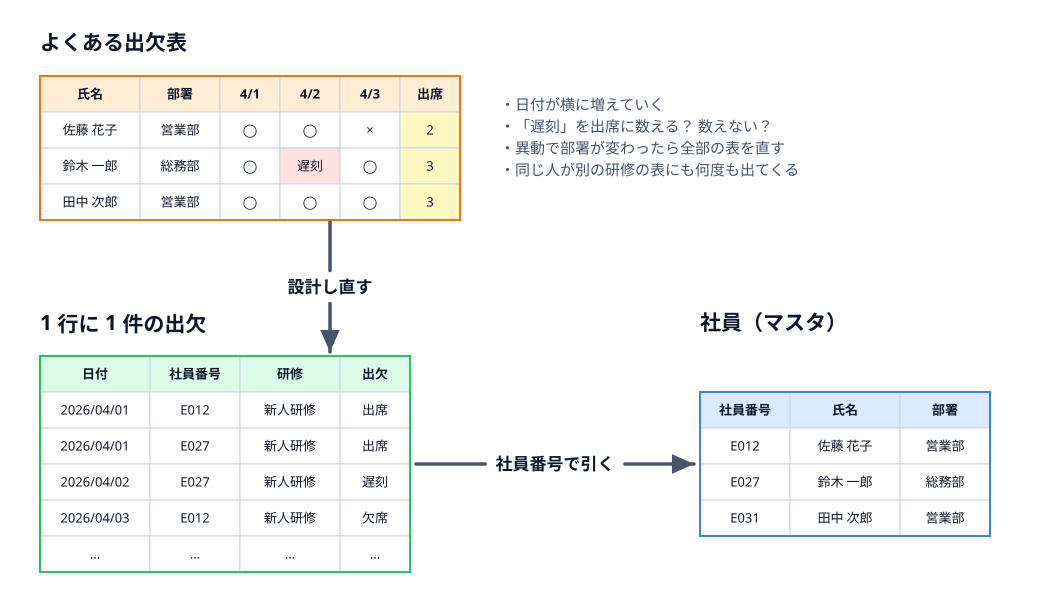

Source code (Python):
"""6-3: 研修の出欠表を、1 行に 1 件の出欠と社員マスタに設計し直す（SOURCE-PATH-GOAL + LINK）。"""
import sys
sys.path.insert(0, "/Users/seekseep/.claude/skills/genfig")
sys.path.insert(0, "../../../../tools")
from genfig import Canvas
from figtable import table

c = Canvas(1060, 600)
c.text(40, 50, "よくある出欠表", scale="heading", align="left")
before = table(c, 40, 76, [
    ["氏名", "部署", "4/1", "4/2", "4/3", "出席"],
    ["佐藤 花子", "営業部", "◯", "◯", "×", "2"],
    ["鈴木 一郎", "総務部", "◯", "遅刻", "◯", "3"],
    ["田中 次郎", "営業部", "◯", "◯", "◯", "3"],
], [100, 80, 60, 60, 60, 60], color="orange", h=36,
    fills={(2, 3): "red", (1, 5): "yellow", (2, 5): "yellow", (3, 5): "yellow"})
c.text(500, 110, "・日付が横に増えていく\n・「遅刻」を出席に数える？ 数えない？\n・異動で部署が変わったら全部の表を直す\n・同じ人が別の研修の表にも何度も出てくる",
       scale="body", align="left")

c.text(40, 330, "1 行に 1 件の出欠", scale="heading", align="left")
att = table(c, 40, 356, [
    ["日付", "社員番号", "研修", "出欠"],
    ["2026/04/01", "E012", "新人研修", "出席"],
    ["2026/04/01", "E027", "新人研修", "出席"],
    ["2026/04/02", "E027", "新人研修", "遅刻"],
    ["2026/04/03", "E012", "新人研修", "欠席"],
    ["…", "…", "…", "…"],
], [110, 90, 100, 70], color="green", h=36)
c.text(700, 330, "社員（マスタ）", scale="heading", align="left")
emp = table(c, 700, 392, [
    ["社員番号", "氏名", "部署"],
    ["E012", "佐藤 花子", "営業部"],
    ["E027", "鈴木 一郎", "総務部"],
    ["E031", "田中 次郎", "営業部"],
], [90, 110, 90], color="blue", h=36)
c.link(att, emp, label="社員番号で引く")
c.link((330, 222), (330, 352), label="設計し直す")
c.save("01-attendance.svg")
